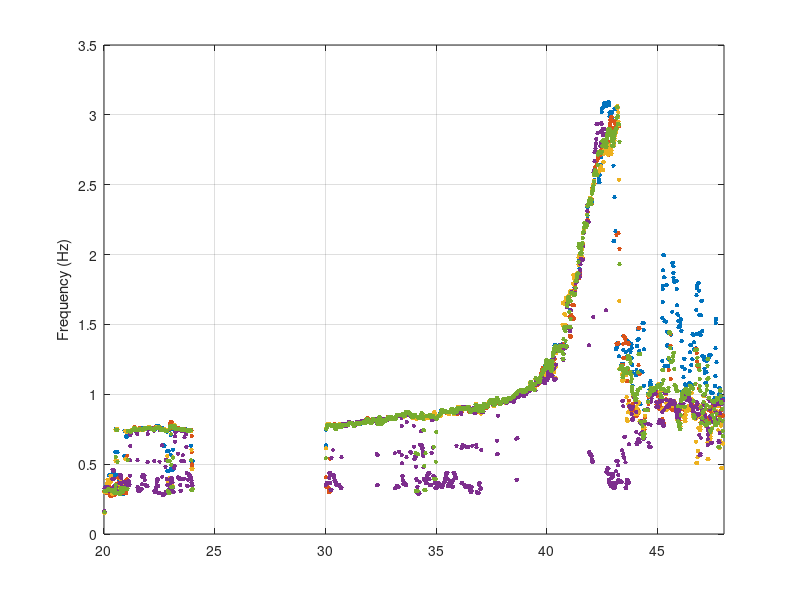

The MATLAB source for this figure:
%% format data

clear all; clc;

load etna2021_data_f0_Q.mat;

% isolate data of interest when signal from volcano dominates
tplot = [20 24 30 48];

% time vector in hours
t = data_t/3600;
f0 = data_f0;

% remove entries outside time windows of interest
tidx1 = find(t>tplot(1),1,'first');
t(1:tidx1) = [];
f0(:,1:tidx1) = [];

tidx2 = find(t>tplot(2),1,'first');
tidx3 = find(t>tplot(3),1,'first');
t(tidx2:tidx3) = [];
f0(:,tidx2:tidx3) = [];

tidx4 = find(t>tplot(4),1,'first');
t(tidx4:end) = [];
f0(:,tidx4:end) = [];

% apply smoothing
f0smooth = zeros(size(f0));
filt_length = 10;
for i = 1:5
    f0smooth(i,:) = medfilt1(f0(i,:),filt_length);
end

% plot peak frequency
figure(1); clf;
for j = 1:5
    plot(t,f0smooth(j,:),'.','MarkerSize',10);
    ylabel('Frequency (Hz)');
    xlim([min(tplot) max(tplot)]);
    grid on;
    hold on;
      
    F_MAX(j) = max(f0smooth(j,:));
end

FMAX = max(F_MAX);

save('etna2021_data_peak_freq.mat','t','f0smooth');